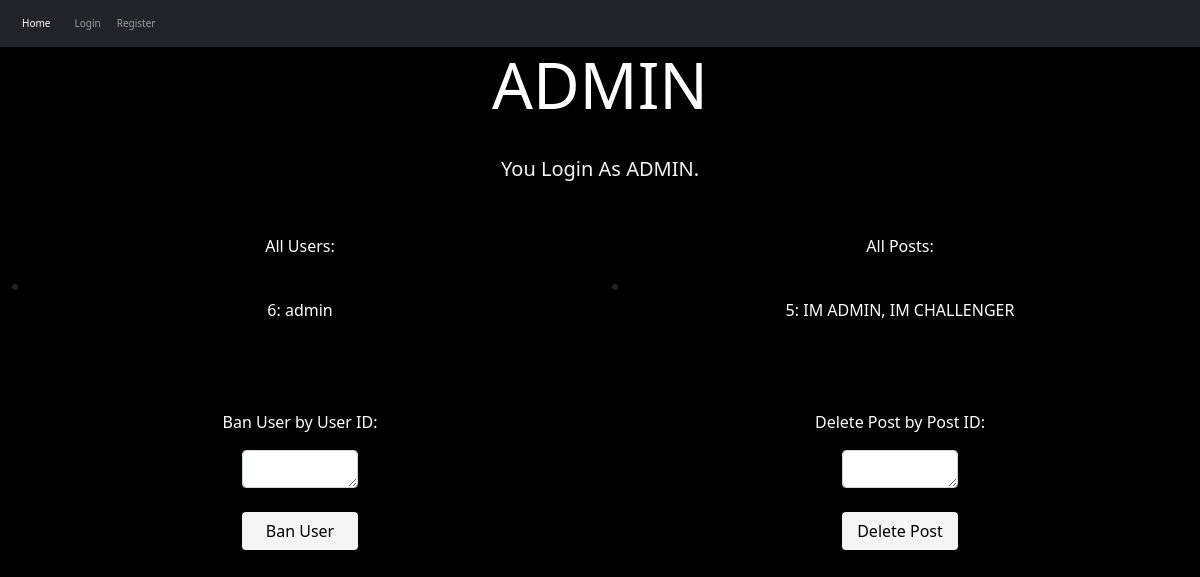
/admin, run on an earlier commit of the app's database.
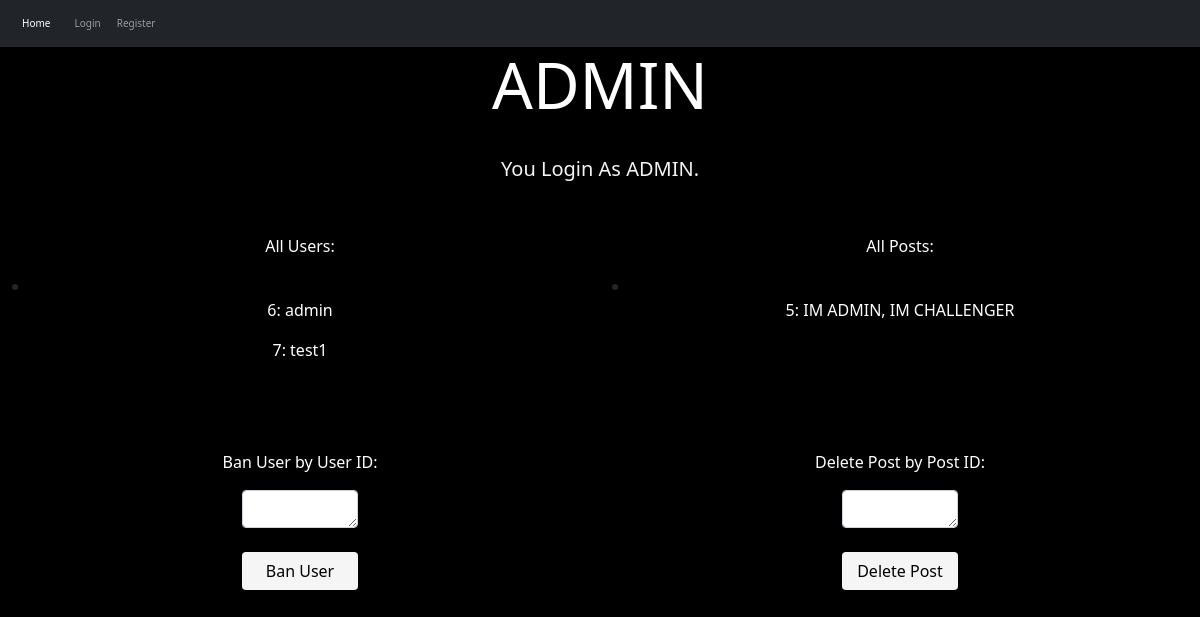
And on a later commit of the database.
### app/models.py (models this page shows, shortened)
class User(UserMixin, db.Model):
    __tablename__ = 'user'
    id = db.Column(db.Integer, primary_key=True)
    username = db.Column(db.String(64), index=True, unique=True)
    email = db.Column(db.String(120), index=True, unique=True)
    password_hash = db.Column(db.String(128))
    posts = db.relationship('Post', backref='author', lazy='dynamic')

class Post(db.Model):
    __tablename__ = 'post'
    id = db.Column(db.Integer, primary_key=True)
    body = db.Column(db.String(140))
    timestamp = db.Column(db.DateTime, index=True, default=datetime.utcnow)
    user_id = db .Column(db.Integer, db.ForeignKey('user.id'))
    comment = db.Column(db.String(140))
    img = db.Column(db.String(140))

### app/routes.py (the view, shortened to what this page needs)
@login_required
@app.route('/admin', methods=['GET', 'POST'])
def admin():
    user_list = db.session.query(User).all()
    post_list = db.session.query(Post).all()
    ban_user = User.query.get(request.form.get('ban_user'))
    delete_post = Post.query.get(request.form.get('delete_post'))
    return render_template('admin.html', user=current_user, user_list=user_list, post_list=post_list)

### app/templates/admin.html (shortened to what this page needs)
{% extends 'base.html' %}
{% block link %} <link rel="stylesheet" href="../static/css/admin_style.css" /> {% endblock %}
{% block content %}
    <h1 class="display-3"> ADMIN </h1>
    <p class="lead title">You Login As ADMIN.</p>
    <div class="container-fluid">
        <div class="row">
            <div class="col-md-6">
                <p class="data">All Users:</p>
                <li>
                    {% for user in user_list %}
                    <p class="data">{{ user.id }}: {{ user.username }}</p>
                    {% endfor %}
                </li>
            </div>
            <div class="col-md-6">
                <p class="data">All Posts:</p>
                <li>
                    {% for post in post_list %}
                    <p class="data">{{ post.id }}: {{ post.body }}</p>
                    {% endfor %}
                </li>
            </div>
        </div>
    </div>
    <br>
    <br>
    <br>
    <div class="container-fluid">
        <div class="row">
            <div class="col-md-6">
                <p class="data">Ban User by User ID:</p>
                <form method="POST">
                  <textarea rows="1" name="ban_user" class="form-control ban_user"></textarea>
                  <br>
                  <div align="center">
                    <button type="submit" class="btn delete_button">Ban User</button>
                  </div>
                </form>
            </div>
            <div class="col-md-6">
                <p class="data">Delete Post by Post ID:</p>
                <form method="POST">
                  <textarea rows="1" name="delete_post" class="form-control ban_user"></textarea>
                  <br>
                  <div align="center">
                    <button type="submit" class="btn delete_button">Delete Post</button>
                  </div>
                </form>
            </div>
        </div>
    </div>
{% endblock%}

### app/templates/base.html (shortened to what this page needs)
<!DOCTYPE html>
<html lang="en">
	<head>
		<link href="https://cdn.jsdelivr.net/npm/bootstrap@5.0.1/dist/css/bootstrap.min.css" rel="stylesheet"
>
		<link rel="stylesheet" href="../static/bootstrap-5.0.1-dist/css/bootstrap-grid.min.css" />
		<link rel="stylesheet" href="../static/bootstrap-5.0.1-dist/css/bootstrap-grid.css" />
        <link rel="stylesheet" href="../static/css/index_style.css" />
        {% block link %} <link rel="stylesheet" href="../static/css/index_style.css" /> {% endblock %}
	</head>
	<body>
		 <nav class="navbar navbar-expand-md navbar-dark bg-dark" aria-label="Fourth navbar example">
		   <div class="container-fluid navbar_item">
		     <a class="navbar-brand" href="{{ url_for('home') }}">Home</a>
		     <div class="collapse navbar-collapse" id="navbarsExample04">
                 <ul class="navbar-nav me-auto mb-2 mb-lg-0">
                 {% if user.is_authenticated %}
                 <li class="nav-item">
		           <a class="nav-link " aria-current="page" href="{{ url_for('personal_page') }}">Personal Page</a>
		         </li>
		         <li class="nav-item">
		           <a class="nav-link " aria-current="page" href="{{ url_for('explore') }}">Explore</a>
		         </li>
				 <li class="nav-item">
				   <a class="nav-link" aria-current="page" href="{{ url_for('chat') }}">Chat</a>
				 </li>
				 <li class="nav-item">
				   <a class="nav-link" aria-current="page" href="{{ url_for('search') }}">Search</a>
				 </li>
                 <li class="nav-item dropdown">
                      <a class="nav-link dropdown-toggle" href="#" id="navbarDropdownMenuLink" role="button" data-bs-toggle="dropdown" aria-expanded="false">
                        API List
                      </a>
                      <ul class="dropdown-menu" aria-labelledby="navbarDropdownMenuLink">
                        <li><a class="dropdown-item" href="{{ url_for('weather') }}">Game City Weather</a></li>
                        <li><a class="dropdown-item" href="{{ url_for('summoner') }}">Search Summoner Info</a></li>
                      </ul>
                 </li>
                 {% if user.username=='admin' %}
                     <li class="nav-item dropdown">
                      <a class="nav-link dropdown-toggle" href="#" id="navbarDropdownMenuLink" role="button" data-bs-toggle="dropdown" aria-expanded="false">
                        ADMIN
                      </a>
                      <ul class="dropdown-menu" aria-labelledby="navbarDropdownMenuLink">
                        <li><a class="dropdown-item" href="{{ url_for('admin') }}">Delete User/Post</a></li>
                        <li><a class="dropdown-item" href="{{ url_for('admin_createuser') }}">Create User</a></li>
                      </ul>
                    </li>
                 {% endif %}
		       </ul>
			   <ul class="navbar-nav ml-auto">
			     <li class="nav-item">
			       <a class="nav-link" href="{{ url_for('logout') }}">Logout</a>
			     </li>
               {% else %}
                 <li class="nav-item">
			       <a class="nav-link" aria-current="page" href="{{ url_for('login') }}">Login</a>
			     </li>
                 <li class="nav-item">
			       <a class="nav-link" href="{{ url_for('register') }}">Register</a>
			     </li>
			   </ul>
               {% endif %}
		     </div>
		   </div>
		 </nav>
        {% block content %}
        {% endblock %}
	</body>
</html>

### app/static/css/index_style.css (style rules this page uses)
body { background-color: #000000; }
.navbar_item { display: block; margin-left: 10px; }
.navbar_item a { font-size: 10px; }
.title { text-align: center; color: whitesmoke; display: block; margin-top: 30px; margin-bottom: 50px; }

### app/static/css/admin_style.css (style rules this page uses)
h1 { color: white; text-align: center; }
.title { text-align: center; }
.data { color: white; text-align: center; }
.ban_user { display: block; margin: auto; width: 20%; }
.delete_button { color: black; background-color: whitesmoke; width: 20%; }

What changed in the data, as far as the page shows it:
added User: id "7", username "test1"
